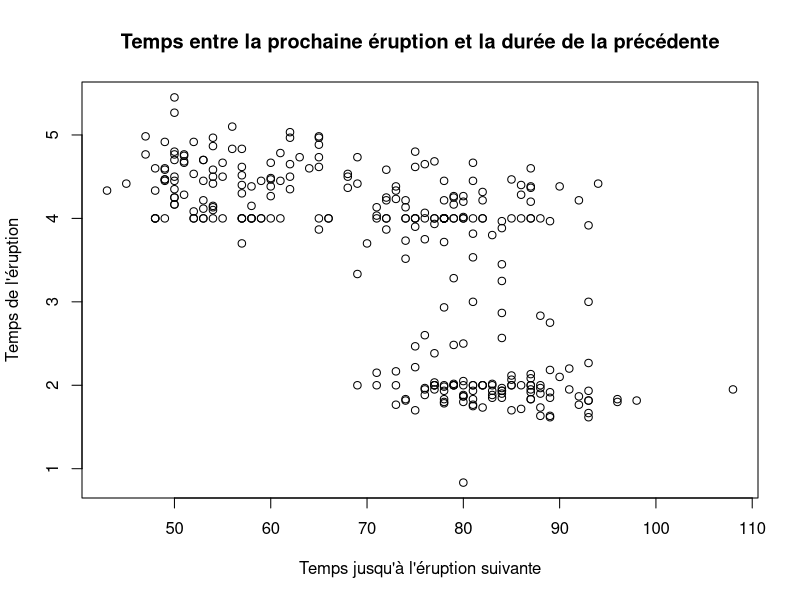

Write the R code that produced this figure. (Note: a time limit stopped this script after it produced the figure.)
## ---- chunk 1
knitr::opts_chunk$set(echo = TRUE)
## ---- chunk 2
library(MASS)
data("geyser")
## ---- chunk 3
plot(geyser$waiting, geyser$duration, main = "Temps entre la prochaine éruption et la durée de la précédente", xlab = "Temps jusqu'à l'éruption suivante", ylab = "Temps de l'éruption")
## ---- chunk 4
h <- 10

K_naif <- function(y){
  valeur <- 0
  if (y <= 1 & y >= -1) {
    valeur <- 1/2
  }
  return(valeur)
}


Estim_Poly_Local <- function(x){
  
  denom <- 0 ; denom2 <- 0 ; denom3 <- 0 ; num <- 0 ; num1 <- 0 ; num2 <- 0 ; num3 <- 0 
  
  for (j in 1:length(geyser$waiting)) {
    
    denom1 <- K_naif((geyser$waiting[j] - x)/h)*(geyser$waiting[j]-x)
    num1 <-  K_naif((geyser$waiting[j] - x)/h)*(geyser$waiting[j]-x)
  
    for (i in 1:length(geyser$waiting)) {
      
      denom2 <- denom2 + (geyser$waiting[j] - geyser$waiting[i])*(K_naif((geyser$waiting[i] - x)/h))
      num2 <- num2 + geyser$duration[i]*(geyser$waiting[j] - geyser$waiting[i])*(K_naif((geyser$waiting[i] - x)/h))
    }
  
    denom3 <- denom1*denom2
    num3 <- num1*num2
    
    denom <- denom + denom3
    num <- num + num3
  }
  
  return(num/denom)
}

## ---- chunk 5
niv1 <- sapply(geyser$waiting, Estim_Poly_Local)
## ---- chunk 6
plot(geyser$waiting, geyser$duration)
lines(geyser$waiting, niv1, col="red", type="p")
